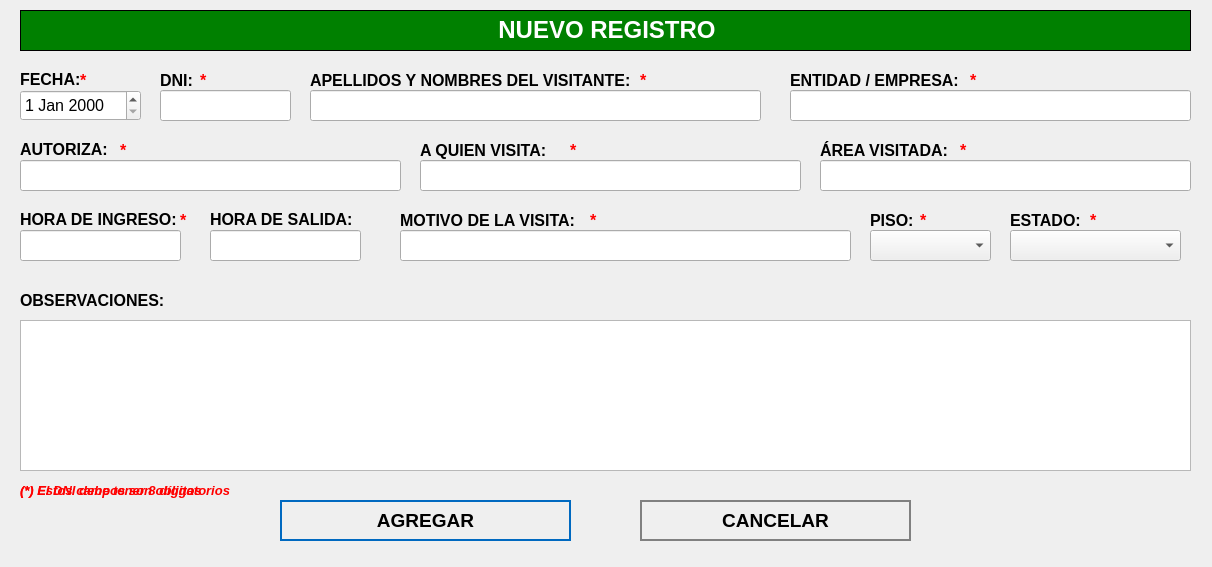
<?xml version="1.0" encoding="UTF-8"?>
<ui version="4.0">
 <class>NewBook</class>
 <widget class="QWidget" name="NewBook">
  <property name="geometry">
   <rect>
    <x>0</x>
    <y>0</y>
    <width>1212</width>
    <height>567</height>
   </rect>
  </property>
  <property name="windowTitle">
   <string>Nuevo Registro</string>
  </property>
  <property name="styleSheet">
   <string notr="true">QPushButton
{	
	height: 2em;
 	border-style: solid;
	border-width: 2px;
 	border-color: grey;
	font-weight: bold;
}

QPushButton:hover
{
   	background-color:grey;
	color:white;
}</string>
  </property>
  <widget class="QLabel" name="label">
   <property name="geometry">
    <rect>
     <x>20</x>
     <y>10</y>
     <width>1171</width>
     <height>41</height>
    </rect>
   </property>
   <property name="font">
    <font>
     <underline>false</underline>
    </font>
   </property>
   <property name="autoFillBackground">
    <bool>false</bool>
   </property>
   <property name="styleSheet">
    <string notr="true">background-color: green;</string>
   </property>
   <property name="frameShape">
    <enum>QFrame::Box</enum>
   </property>
   <property name="text">
    <string>&lt;html&gt;&lt;head/&gt;&lt;body&gt;&lt;p align=&quot;center&quot;&gt;&lt;span style=&quot; font-size:18pt; font-weight:600; color:#ffffff;&quot;&gt;NUEVO REGISTRO&lt;/span&gt;&lt;/p&gt;&lt;/body&gt;&lt;/html&gt;</string>
   </property>
  </widget>
  <widget class="QLabel" name="label_autoriza">
   <property name="geometry">
    <rect>
     <x>20</x>
     <y>140</y>
     <width>101</width>
     <height>16</height>
    </rect>
   </property>
   <property name="text">
    <string>&lt;html&gt;&lt;head/&gt;&lt;body&gt;&lt;p&gt;&lt;span style=&quot; font-size:12pt; font-weight:600;&quot;&gt;AUTORIZA:&lt;/span&gt;&lt;/p&gt;&lt;/body&gt;&lt;/html&gt;</string>
   </property>
  </widget>
  <widget class="QLineEdit" name="titleLineEdit">
   <property name="geometry">
    <rect>
     <x>20</x>
     <y>160</y>
     <width>381</width>
     <height>31</height>
    </rect>
   </property>
   <property name="font">
    <font>
     <pointsize>12</pointsize>
    </font>
   </property>
  </widget>
  <widget class="QLineEdit" name="categoryLineEdit">
   <property name="geometry">
    <rect>
     <x>420</x>
     <y>160</y>
     <width>381</width>
     <height>31</height>
    </rect>
   </property>
   <property name="font">
    <font>
     <pointsize>12</pointsize>
    </font>
   </property>
  </widget>
  <widget class="QTextEdit" name="descriptionTextedit">
   <property name="geometry">
    <rect>
     <x>20</x>
     <y>320</y>
     <width>1171</width>
     <height>151</height>
    </rect>
   </property>
   <property name="font">
    <font>
     <pointsize>12</pointsize>
    </font>
   </property>
  </widget>
  <widget class="QPushButton" name="addButton">
   <property name="geometry">
    <rect>
     <x>280</x>
     <y>500</y>
     <width>291</width>
     <height>41</height>
    </rect>
   </property>
   <property name="font">
    <font>
     <pointsize>14</pointsize>
     <weight>75</weight>
     <bold>true</bold>
    </font>
   </property>
   <property name="cursor">
    <cursorShape>PointingHandCursor</cursorShape>
   </property>
   <property name="styleSheet">
    <string notr="true">QPushButton
{	
	height: 2em;
 	border-style: solid;
	border-width: 2px;
 	border-color: #0069c0;
	font-weight: bold;
}

QPushButton:hover
{
   	background-color:#0069c0;
	color:white;
}</string>
   </property>
   <property name="text">
    <string>AGREGAR</string>
   </property>
   <property name="icon">
    <iconset>
     <normaloff>../assets/icons/add-icon.png</normaloff>../assets/icons/add-icon.png</iconset>
   </property>
   <property name="iconSize">
    <size>
     <width>30</width>
     <height>30</height>
    </size>
   </property>
   <property name="autoDefault">
    <bool>true</bool>
   </property>
   <property name="default">
    <bool>true</bool>
   </property>
   <property name="flat">
    <bool>true</bool>
   </property>
  </widget>
  <widget class="QPushButton" name="cancelButton">
   <property name="geometry">
    <rect>
     <x>640</x>
     <y>500</y>
     <width>271</width>
     <height>41</height>
    </rect>
   </property>
   <property name="font">
    <font>
     <pointsize>14</pointsize>
     <weight>75</weight>
     <bold>true</bold>
    </font>
   </property>
   <property name="cursor">
    <cursorShape>PointingHandCursor</cursorShape>
   </property>
   <property name="styleSheet">
    <string notr="true">QPushButton
{	
	height: 2em;
 	border-style: solid;
	border-width: 2px;
 	border-color: grey;
	font-weight: bold;
}

QPushButton:hover
{
   	background-color:grey;
	color:white;
}</string>
   </property>
   <property name="text">
    <string>CANCELAR</string>
   </property>
   <property name="icon">
    <iconset>
     <normaloff>../assets/icons/cancel-icon.png</normaloff>../assets/icons/cancel-icon.png</iconset>
   </property>
   <property name="iconSize">
    <size>
     <width>30</width>
     <height>30</height>
    </size>
   </property>
   <property name="autoDefault">
    <bool>true</bool>
   </property>
   <property name="default">
    <bool>true</bool>
   </property>
   <property name="flat">
    <bool>true</bool>
   </property>
  </widget>
  <widget class="QLabel" name="label_aquienVisita">
   <property name="geometry">
    <rect>
     <x>420</x>
     <y>140</y>
     <width>191</width>
     <height>21</height>
    </rect>
   </property>
   <property name="text">
    <string>&lt;html&gt;&lt;head/&gt;&lt;body&gt;&lt;p&gt;&lt;span style=&quot; font-size:12pt; font-weight:600;&quot;&gt;A QUIEN VISITA:&lt;/span&gt;&lt;/p&gt;&lt;/body&gt;&lt;/html&gt;</string>
   </property>
  </widget>
  <widget class="QDateEdit" name="dateEditNuevo">
   <property name="geometry">
    <rect>
     <x>20</x>
     <y>90</y>
     <width>121</width>
     <height>31</height>
    </rect>
   </property>
   <property name="font">
    <font>
     <pointsize>12</pointsize>
    </font>
   </property>
  </widget>
  <widget class="QLabel" name="label_area">
   <property name="geometry">
    <rect>
     <x>820</x>
     <y>140</y>
     <width>191</width>
     <height>21</height>
    </rect>
   </property>
   <property name="text">
    <string>&lt;html&gt;&lt;head/&gt;&lt;body&gt;&lt;p&gt;&lt;span style=&quot; font-size:12pt; font-weight:600;&quot;&gt;ÁREA VISITADA:&lt;/span&gt;&lt;/p&gt;&lt;/body&gt;&lt;/html&gt;</string>
   </property>
  </widget>
  <widget class="QLineEdit" name="nombreVisitanteLineEdit">
   <property name="geometry">
    <rect>
     <x>310</x>
     <y>90</y>
     <width>451</width>
     <height>31</height>
    </rect>
   </property>
   <property name="font">
    <font>
     <pointsize>12</pointsize>
    </font>
   </property>
  </widget>
  <widget class="QLabel" name="label_fecha">
   <property name="geometry">
    <rect>
     <x>20</x>
     <y>70</y>
     <width>101</width>
     <height>16</height>
    </rect>
   </property>
   <property name="text">
    <string>&lt;html&gt;&lt;head/&gt;&lt;body&gt;&lt;p&gt;&lt;span style=&quot; font-size:12pt; font-weight:600;&quot;&gt;FECHA:&lt;/span&gt;&lt;/p&gt;&lt;/body&gt;&lt;/html&gt;</string>
   </property>
  </widget>
  <widget class="QLabel" name="label_visitante">
   <property name="geometry">
    <rect>
     <x>310</x>
     <y>70</y>
     <width>341</width>
     <height>21</height>
    </rect>
   </property>
   <property name="text">
    <string>&lt;html&gt;&lt;head/&gt;&lt;body&gt;&lt;p&gt;&lt;span style=&quot; font-size:12pt; font-weight:600;&quot;&gt;APELLIDOS Y NOMBRES DEL VISITANTE:&lt;/span&gt;&lt;/p&gt;&lt;/body&gt;&lt;/html&gt;</string>
   </property>
  </widget>
  <widget class="QLabel" name="label_4">
   <property name="geometry">
    <rect>
     <x>20</x>
     <y>290</y>
     <width>151</width>
     <height>21</height>
    </rect>
   </property>
   <property name="text">
    <string>&lt;html&gt;&lt;head/&gt;&lt;body&gt;&lt;p&gt;&lt;span style=&quot; font-size:12pt; font-weight:600;&quot;&gt;OBSERVACIONES:&lt;/span&gt;&lt;/p&gt;&lt;/body&gt;&lt;/html&gt;</string>
   </property>
  </widget>
  <widget class="QLineEdit" name="categoryLineEditEntidadEmpresa">
   <property name="geometry">
    <rect>
     <x>790</x>
     <y>90</y>
     <width>401</width>
     <height>31</height>
    </rect>
   </property>
   <property name="font">
    <font>
     <pointsize>12</pointsize>
    </font>
   </property>
  </widget>
  <widget class="QLabel" name="label_entidad">
   <property name="geometry">
    <rect>
     <x>790</x>
     <y>70</y>
     <width>341</width>
     <height>21</height>
    </rect>
   </property>
   <property name="text">
    <string>&lt;html&gt;&lt;head/&gt;&lt;body&gt;&lt;p&gt;&lt;span style=&quot; font-size:12pt; font-weight:600;&quot;&gt;ENTIDAD / EMPRESA:&lt;/span&gt;&lt;/p&gt;&lt;/body&gt;&lt;/html&gt;</string>
   </property>
  </widget>
  <widget class="QLabel" name="label_horaIngreso">
   <property name="geometry">
    <rect>
     <x>20</x>
     <y>210</y>
     <width>171</width>
     <height>16</height>
    </rect>
   </property>
   <property name="text">
    <string>&lt;html&gt;&lt;head/&gt;&lt;body&gt;&lt;p&gt;&lt;span style=&quot; font-size:12pt; font-weight:600;&quot;&gt;HORA DE INGRESO:&lt;/span&gt;&lt;/p&gt;&lt;/body&gt;&lt;/html&gt;</string>
   </property>
  </widget>
  <widget class="QLabel" name="label_horaSalida">
   <property name="geometry">
    <rect>
     <x>210</x>
     <y>210</y>
     <width>171</width>
     <height>16</height>
    </rect>
   </property>
   <property name="text">
    <string>&lt;html&gt;&lt;head/&gt;&lt;body&gt;&lt;p&gt;&lt;span style=&quot; font-size:12pt; font-weight:600;&quot;&gt;HORA DE SALIDA:&lt;/span&gt;&lt;/p&gt;&lt;/body&gt;&lt;/html&gt;</string>
   </property>
  </widget>
  <widget class="QLabel" name="label_motivoVisita">
   <property name="geometry">
    <rect>
     <x>400</x>
     <y>210</y>
     <width>341</width>
     <height>21</height>
    </rect>
   </property>
   <property name="text">
    <string>&lt;html&gt;&lt;head/&gt;&lt;body&gt;&lt;p&gt;&lt;span style=&quot; font-size:12pt; font-weight:600;&quot;&gt;MOTIVO DE LA VISITA:&lt;/span&gt;&lt;/p&gt;&lt;/body&gt;&lt;/html&gt;</string>
   </property>
  </widget>
  <widget class="QLineEdit" name="dniLineEdit">
   <property name="geometry">
    <rect>
     <x>160</x>
     <y>90</y>
     <width>131</width>
     <height>31</height>
    </rect>
   </property>
   <property name="font">
    <font>
     <pointsize>12</pointsize>
    </font>
   </property>
  </widget>
  <widget class="QLabel" name="label_dni">
   <property name="geometry">
    <rect>
     <x>160</x>
     <y>70</y>
     <width>91</width>
     <height>21</height>
    </rect>
   </property>
   <property name="text">
    <string>&lt;html&gt;&lt;head/&gt;&lt;body&gt;&lt;p&gt;&lt;span style=&quot; font-size:12pt; font-weight:600;&quot;&gt;DNI:&lt;/span&gt;&lt;/p&gt;&lt;/body&gt;&lt;/html&gt;</string>
   </property>
  </widget>
  <widget class="QLabel" name="label_piso">
   <property name="geometry">
    <rect>
     <x>870</x>
     <y>210</y>
     <width>51</width>
     <height>21</height>
    </rect>
   </property>
   <property name="text">
    <string>&lt;html&gt;&lt;head/&gt;&lt;body&gt;&lt;p&gt;&lt;span style=&quot; font-size:12pt; font-weight:600;&quot;&gt;PISO:&lt;/span&gt;&lt;/p&gt;&lt;/body&gt;&lt;/html&gt;</string>
   </property>
  </widget>
  <widget class="QComboBox" name="comboBoxPiso">
   <property name="geometry">
    <rect>
     <x>870</x>
     <y>230</y>
     <width>121</width>
     <height>31</height>
    </rect>
   </property>
   <property name="font">
    <font>
     <pointsize>12</pointsize>
    </font>
   </property>
   <property name="editable">
    <bool>false</bool>
   </property>
  </widget>
  <widget class="QLabel" name="label_estado">
   <property name="geometry">
    <rect>
     <x>1010</x>
     <y>210</y>
     <width>71</width>
     <height>21</height>
    </rect>
   </property>
   <property name="text">
    <string>&lt;html&gt;&lt;head/&gt;&lt;body&gt;&lt;p&gt;&lt;span style=&quot; font-size:12pt; font-weight:600;&quot;&gt;ESTADO:&lt;/span&gt;&lt;/p&gt;&lt;/body&gt;&lt;/html&gt;</string>
   </property>
  </widget>
  <widget class="QLineEdit" name="horaIngresoLineEdit">
   <property name="geometry">
    <rect>
     <x>20</x>
     <y>230</y>
     <width>161</width>
     <height>31</height>
    </rect>
   </property>
   <property name="font">
    <font>
     <pointsize>12</pointsize>
    </font>
   </property>
  </widget>
  <widget class="QLineEdit" name="horaSalidaLineEdit">
   <property name="geometry">
    <rect>
     <x>210</x>
     <y>230</y>
     <width>151</width>
     <height>31</height>
    </rect>
   </property>
   <property name="font">
    <font>
     <pointsize>12</pointsize>
    </font>
   </property>
  </widget>
  <widget class="QLabel" name="label_nota_obligatoria">
   <property name="geometry">
    <rect>
     <x>20</x>
     <y>480</y>
     <width>281</width>
     <height>21</height>
    </rect>
   </property>
   <property name="text">
    <string>&lt;html&gt;&lt;head/&gt;&lt;body&gt;&lt;p&gt;&lt;span style=&quot; font-size:10pt; font-weight:600; font-style:italic; color:#ff0000;&quot;&gt;(*) Estos campos son obligatorios&lt;/span&gt;&lt;/p&gt;&lt;/body&gt;&lt;/html&gt;</string>
   </property>
  </widget>
  <widget class="QLabel" name="ast_autoriza">
   <property name="geometry">
    <rect>
     <x>120</x>
     <y>140</y>
     <width>21</width>
     <height>21</height>
    </rect>
   </property>
   <property name="text">
    <string>&lt;html&gt;&lt;head/&gt;&lt;body&gt;&lt;p&gt;&lt;span style=&quot; font-size:12pt; font-weight:600; color:#ff0000;&quot;&gt;*&lt;/span&gt;&lt;/p&gt;&lt;/body&gt;&lt;/html&gt;</string>
   </property>
  </widget>
  <widget class="QLabel" name="ast_aquienvisita">
   <property name="geometry">
    <rect>
     <x>570</x>
     <y>140</y>
     <width>21</width>
     <height>21</height>
    </rect>
   </property>
   <property name="text">
    <string>&lt;html&gt;&lt;head/&gt;&lt;body&gt;&lt;p&gt;&lt;span style=&quot; font-size:12pt; font-weight:600; color:#ff0000;&quot;&gt;*&lt;/span&gt;&lt;/p&gt;&lt;/body&gt;&lt;/html&gt;</string>
   </property>
  </widget>
  <widget class="QLabel" name="ast_area">
   <property name="geometry">
    <rect>
     <x>960</x>
     <y>140</y>
     <width>21</width>
     <height>21</height>
    </rect>
   </property>
   <property name="text">
    <string>&lt;html&gt;&lt;head/&gt;&lt;body&gt;&lt;p&gt;&lt;span style=&quot; font-size:12pt; font-weight:600; color:#ff0000;&quot;&gt;*&lt;/span&gt;&lt;/p&gt;&lt;/body&gt;&lt;/html&gt;</string>
   </property>
  </widget>
  <widget class="QLabel" name="ast_entidadempresa">
   <property name="geometry">
    <rect>
     <x>970</x>
     <y>70</y>
     <width>21</width>
     <height>21</height>
    </rect>
   </property>
   <property name="text">
    <string>&lt;html&gt;&lt;head/&gt;&lt;body&gt;&lt;p&gt;&lt;span style=&quot; font-size:12pt; font-weight:600; color:#ff0000;&quot;&gt;*&lt;/span&gt;&lt;/p&gt;&lt;/body&gt;&lt;/html&gt;</string>
   </property>
  </widget>
  <widget class="QLabel" name="ast_piso">
   <property name="geometry">
    <rect>
     <x>920</x>
     <y>210</y>
     <width>21</width>
     <height>21</height>
    </rect>
   </property>
   <property name="text">
    <string>&lt;html&gt;&lt;head/&gt;&lt;body&gt;&lt;p&gt;&lt;span style=&quot; font-size:12pt; font-weight:600; color:#ff0000;&quot;&gt;*&lt;/span&gt;&lt;/p&gt;&lt;/body&gt;&lt;/html&gt;</string>
   </property>
  </widget>
  <widget class="QLabel" name="ast_estado">
   <property name="geometry">
    <rect>
     <x>1090</x>
     <y>210</y>
     <width>21</width>
     <height>21</height>
    </rect>
   </property>
   <property name="text">
    <string>&lt;html&gt;&lt;head/&gt;&lt;body&gt;&lt;p&gt;&lt;span style=&quot; font-size:12pt; font-weight:600; color:#ff0000;&quot;&gt;*&lt;/span&gt;&lt;/p&gt;&lt;/body&gt;&lt;/html&gt;</string>
   </property>
  </widget>
  <widget class="QLabel" name="ast_motivo">
   <property name="geometry">
    <rect>
     <x>590</x>
     <y>210</y>
     <width>21</width>
     <height>21</height>
    </rect>
   </property>
   <property name="text">
    <string>&lt;html&gt;&lt;head/&gt;&lt;body&gt;&lt;p&gt;&lt;span style=&quot; font-size:12pt; font-weight:600; color:#ff0000;&quot;&gt;*&lt;/span&gt;&lt;/p&gt;&lt;/body&gt;&lt;/html&gt;</string>
   </property>
  </widget>
  <widget class="QLabel" name="ast_dni">
   <property name="geometry">
    <rect>
     <x>200</x>
     <y>70</y>
     <width>21</width>
     <height>21</height>
    </rect>
   </property>
   <property name="text">
    <string>&lt;html&gt;&lt;head/&gt;&lt;body&gt;&lt;p&gt;&lt;span style=&quot; font-size:12pt; font-weight:600; color:#ff0000;&quot;&gt;*&lt;/span&gt;&lt;/p&gt;&lt;/body&gt;&lt;/html&gt;</string>
   </property>
  </widget>
  <widget class="QLabel" name="ast_horaingreso">
   <property name="geometry">
    <rect>
     <x>180</x>
     <y>210</y>
     <width>21</width>
     <height>21</height>
    </rect>
   </property>
   <property name="text">
    <string>&lt;html&gt;&lt;head/&gt;&lt;body&gt;&lt;p&gt;&lt;span style=&quot; font-size:12pt; font-weight:600; color:#ff0000;&quot;&gt;*&lt;/span&gt;&lt;/p&gt;&lt;/body&gt;&lt;/html&gt;</string>
   </property>
  </widget>
  <widget class="QLabel" name="ast_fecha">
   <property name="geometry">
    <rect>
     <x>80</x>
     <y>70</y>
     <width>21</width>
     <height>21</height>
    </rect>
   </property>
   <property name="text">
    <string>&lt;html&gt;&lt;head/&gt;&lt;body&gt;&lt;p&gt;&lt;span style=&quot; font-size:12pt; font-weight:600; color:#ff0000;&quot;&gt;*&lt;/span&gt;&lt;/p&gt;&lt;/body&gt;&lt;/html&gt;</string>
   </property>
  </widget>
  <widget class="QLabel" name="ast_visitante">
   <property name="geometry">
    <rect>
     <x>640</x>
     <y>70</y>
     <width>21</width>
     <height>21</height>
    </rect>
   </property>
   <property name="text">
    <string>&lt;html&gt;&lt;head/&gt;&lt;body&gt;&lt;p&gt;&lt;span style=&quot; font-size:12pt; font-weight:600; color:#ff0000;&quot;&gt;*&lt;/span&gt;&lt;/p&gt;&lt;/body&gt;&lt;/html&gt;</string>
   </property>
  </widget>
  <widget class="QComboBox" name="comboBoxEstado">
   <property name="geometry">
    <rect>
     <x>1010</x>
     <y>230</y>
     <width>171</width>
     <height>31</height>
    </rect>
   </property>
   <property name="font">
    <font>
     <pointsize>12</pointsize>
    </font>
   </property>
   <property name="editable">
    <bool>false</bool>
   </property>
  </widget>
  <widget class="QLineEdit" name="motivoVisitaLineEdit">
   <property name="geometry">
    <rect>
     <x>400</x>
     <y>230</y>
     <width>451</width>
     <height>31</height>
    </rect>
   </property>
   <property name="font">
    <font>
     <pointsize>12</pointsize>
    </font>
   </property>
  </widget>
  <widget class="QLabel" name="label_advertencia_dni">
   <property name="geometry">
    <rect>
     <x>20</x>
     <y>480</y>
     <width>251</width>
     <height>21</height>
    </rect>
   </property>
   <property name="text">
    <string>&lt;html&gt;&lt;head/&gt;&lt;body&gt;&lt;p&gt;&lt;span style=&quot; font-size:10pt; font-weight:600; font-style:italic; color:#ff0000;&quot;&gt;(*) El DNI debe tener 8 dígitos&lt;/span&gt;&lt;/p&gt;&lt;/body&gt;&lt;/html&gt;</string>
   </property>
  </widget>
  <widget class="QLineEdit" name="areaVisitadaLineEdit">
   <property name="geometry">
    <rect>
     <x>820</x>
     <y>160</y>
     <width>371</width>
     <height>31</height>
    </rect>
   </property>
   <property name="font">
    <font>
     <pointsize>12</pointsize>
    </font>
   </property>
  </widget>
 </widget>
 <tabstops>
  <tabstop>dniLineEdit</tabstop>
  <tabstop>nombreVisitanteLineEdit</tabstop>
  <tabstop>categoryLineEditEntidadEmpresa</tabstop>
  <tabstop>titleLineEdit</tabstop>
  <tabstop>categoryLineEdit</tabstop>
  <tabstop>areaVisitadaLineEdit</tabstop>
  <tabstop>horaIngresoLineEdit</tabstop>
  <tabstop>horaSalidaLineEdit</tabstop>
  <tabstop>motivoVisitaLineEdit</tabstop>
  <tabstop>comboBoxPiso</tabstop>
  <tabstop>comboBoxEstado</tabstop>
  <tabstop>descriptionTextedit</tabstop>
  <tabstop>addButton</tabstop>
  <tabstop>cancelButton</tabstop>
  <tabstop>dateEditNuevo</tabstop>
 </tabstops>
 <resources/>
 <connections/>
</ui>
